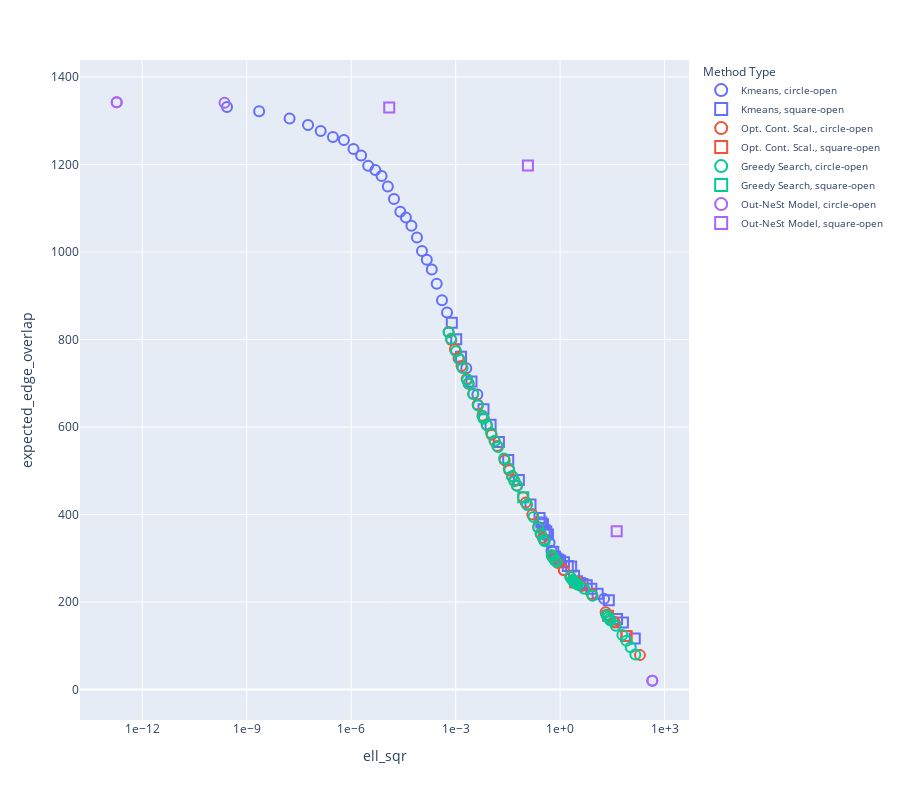

The notebook cell saved with this chart:
### Code cell
fig.update_xaxes(type='log', tickformat=".0e")
fig.show()

### Figure 1 — Plotly figure (JSON) as saved in the notebook; plotly's stock layout.template omitted (floating-point values rounded to 4 significant figures)
{"data": [{"customdata": [["Kmeans1d (k=1) on Katz centrality"], ["Kmeans1d (k=6) on Katz centrality"], ["Kmeans1d (k=22) on Katz centrality"], ["Kmeans1d (k=23) on Katz centrality"], ["Kmeans1d (k=95) on Katz centrality"], ["Kmeans1d (k=115) on Katz centrality"], ["Kmeans1d (k=155) on Katz centrality"], ["Kmeans1d (k=165) on Katz centrality"], ["Kmeans1d (k=175) on Katz centrality"], ["Kmeans1d (k=185) on Katz centrality"], ["Kmeans1d (k=195) on Katz centrality"], ["Kmeans1d (k=205) on Katz centrality"], ["Kmeans1d (k=215) on Katz centrality"], ["Kmeans1d (k=225) on Katz centrality"], ["Kmeans1d (k=235) on Katz centrality"], ["Kmeans1d (k=245) on Katz centrality"], ["Kmeans1d (k=255) on Katz centrality"], ["Kmeans1d (k=265) on Katz centrality"], ["Kmeans1d (k=275) on Katz centrality"], ["Kmeans1d (k=285) on Katz centrality"], ["Kmeans1d (k=295) on Katz centrality"], ["Kmeans1d (k=305) on Katz centrality"], ["Kmeans1d (k=315) on Katz centrality"], ["Kmeans1d (k=325) on Katz centrality"], ["Kmeans1d (k=335) on Katz centrality"], ["Kmeans1d (k=345) on Katz centrality"], ["Kmeans1d (k=355) on Katz centrality"], ["Kmeans1d (k=365) on Katz centrality"], ["Kmeans1d (k=375) on Katz centrality"], ["Kmeans1d (k=385) on Katz centrality"], ["Kmeans1d (k=395) on Katz centrality"], ["Kmeans1d (k=405) on Katz centrality"], ["Kmeans1d (k=415) on Katz centrality"], ["Kmeans1d (k=425) on Katz centrality"], ["Kmeans1d (k=435) on Katz centrality"], ["Kmeans1d (k=445) on Katz centrality"], ["Kmeans1d (k=455) on Katz centrality"], ["Kmeans1d (k=465) on Katz centrality"], ["Kmeans1d (k=475) on Katz centrality"], ["Kmeans1d (k=485) on Katz centrality"], ["Kmeans1d (k=495) on Katz centrality"], ["Kmeans1d (k=505) on Katz centrality"], ["Kmeans1d (k=515) on Katz centrality"], ["Kmeans1d (k=525) on Katz centrality"], ["Kmeans1d (k=535) on Katz centrality"], ["Kmeans1d (k=545) on Katz centrality"], ["Kmeans1d (k=555) on Katz centrality"], ["Kmeans1d (k=565) on Katz centrality"], ["Kmeans1d (k=575) on Katz centrality"], ["Kmeans1d (k=585) on Katz centrality"], ["Kmeans1d (k=595) on Katz centrality"], ["Kmeans1d (k=605) on Katz centrality"], ["Kmeans1d (k=615) on Katz centrality"], ["Kmeans1d (k=625) on Katz centrality"], ["Kmeans1d (k=635) on Katz centrality"], ["Kmeans1d (k=645) on Katz centrality"], ["Kmeans1d (k=655) on Katz centrality"], ["Kmeans1d (k=665) on Katz centrality"], ["Kmeans1d (k=675) on Katz centrality"], ["Kmeans1d (k=685) on Katz centrality"], ["Kmeans1d (k=695) on Katz centrality"], ["Kmeans1d (k=705) on Katz centrality"], ["Kmeans1d (k=715) on Katz centrality"], ["Kmeans1d (k=725) on Katz centrality"], ["Kmeans1d (k=735) on Katz centrality"], ["Kmeans1d (k=745) on Katz centrality"], ["Kmeans1d (k=755) on Katz centrality"], ["Kmeans1d (k=765) on Katz centrality"], ["Kmeans1d (k=775) on Katz centrality"], ["Kmeans1d (k=785) on Katz centrality"], ["Kmeans1d (k=795) on Katz centrality"]], "hovertemplate": "method_type_name=Kmeans<br>shape=circle-open<br>ell_sqr=%{x}<br>expected_edge_overlap=%{y}<br>method_type=%{customdata[0]}<extra></extra>", "legendgroup": "Kmeans, circle-open", "marker": {"color": "#636efa", "line": {"width": 2}, "size": 10, "symbol": "circle-open"}, "mode": "markers", "name": "Kmeans, circle-open", "orientation": "v", "showlegend": true, "type": "scatter", "x": [442.6, 18.24, 0.5627, 0.4954, 0.004193, 0.002017, 0.0005644, 0.0004043, 0.0002857, 0.0002062, 0.0001482, 0.0001076, 7.74e-05, 5.368e-05, 3.725e-05, 2.566e-05, 1.694e-05, 1.127e-05, 7.467e-06, 4.936e-06, 3.071e-06, 1.927e-06, 1.164e-06, 6.183e-07, 2.988e-07, 1.329e-07, 5.756e-08, 1.703e-08, 2.271e-09, 2.717e-10, -7.248e-13, -9.521e-13, -9.521e-13, -9.521e-13, -9.521e-13, -9.521e-13, -9.521e-13, -9.521e-13, -9.521e-13, -9.521e-13, -9.521e-13, -9.521e-13, -9.521e-13, -9.521e-13, -9.521e-13, -9.521e-13, -9.521e-13, -9.521e-13, -9.521e-13, -9.521e-13, -9.521e-13, -9.521e-13, -9.521e-13, -9.521e-13, -9.521e-13, -9.521e-13, -9.521e-13, -9.521e-13, -9.521e-13, -9.521e-13, -9.521e-13, -9.521e-13, -9.521e-13, -9.521e-13, -9.521e-13, -9.521e-13, -9.521e-13, -9.521e-13, -9.521e-13, -9.521e-13, -9.521e-13], "xaxis": "x", "y": [19.83, 207.4, 317.1, 335.7, 674.4, 734.2, 861.7, 889.8, 927.3, 960.2, 982.2, 1002.0, 1033.0, 1060.0, 1079.0, 1092.0, 1121.0, 1150.0, 1174.0, 1187.0, 1197.0, 1221.0, 1236.0, 1256.0, 1263.0, 1277.0, 1290.0, 1305.0, 1322.0, 1331.0, 1346.0, 1349.0, 1349.0, 1349.0, 1349.0, 1349.0, 1349.0, 1349.0, 1349.0, 1349.0, 1349.0, 1349.0, 1349.0, 1349.0, 1349.0, 1349.0, 1349.0, 1349.0, 1349.0, 1349.0, 1349.0, 1349.0, 1349.0, 1349.0, 1349.0, 1349.0, 1349.0, 1349.0, 1349.0, 1349.0, 1349.0, 1349.0, 1349.0, 1349.0, 1349.0, 1349.0, 1349.0, 1349.0, 1349.0, 1349.0, 1349.0], "yaxis": "y"}, {"customdata": [["Kmeans1d (k=2) on Katz centrality"], ["Kmeans1d (k=3) on Katz centrality"], ["Kmeans1d (k=4) on Katz centrality"], ["Kmeans1d (k=5) on Katz centrality"], ["Kmeans1d (k=7) on Katz centrality"], ["Kmeans1d (k=8) on Katz centrality"], ["Kmeans1d (k=9) on Katz centrality"], ["Kmeans1d (k=10) on Katz centrality"], ["Kmeans1d (k=11) on Katz centrality"], ["Kmeans1d (k=12) on Katz centrality"], ["Kmeans1d (k=13) on Katz centrality"], ["Kmeans1d (k=14) on Katz centrality"], ["Kmeans1d (k=15) on Katz centrality"], ["Kmeans1d (k=16) on Katz centrality"], ["Kmeans1d (k=17) on Katz centrality"], ["Kmeans1d (k=18) on Katz centrality"], ["Kmeans1d (k=19) on Katz centrality"], ["Kmeans1d (k=20) on Katz centrality"], ["Kmeans1d (k=21) on Katz centrality"], ["Kmeans1d (k=24) on Katz centrality"], ["Kmeans1d (k=25) on Katz centrality"], ["Kmeans1d (k=26) on Katz centrality"], ["Kmeans1d (k=27) on Katz centrality"], ["Kmeans1d (k=28) on Katz centrality"], ["Kmeans1d (k=29) on Katz centrality"], ["Kmeans1d (k=35) on Katz centrality"], ["Kmeans1d (k=45) on Katz centrality"], ["Kmeans1d (k=55) on Katz centrality"], ["Kmeans1d (k=65) on Katz centrality"], ["Kmeans1d (k=75) on Katz centrality"], ["Kmeans1d (k=85) on Katz centrality"], ["Kmeans1d (k=105) on Katz centrality"], ["Kmeans1d (k=125) on Katz centrality"], ["Kmeans1d (k=135) on Katz centrality"], ["Kmeans1d (k=145) on Katz centrality"]], "hovertemplate": "method_type_name=Kmeans<br>shape=square-open<br>ell_sqr=%{x}<br>expected_edge_overlap=%{y}<br>method_type=%{customdata[0]}<extra></extra>", "legendgroup": "Kmeans, square-open", "marker": {"color": "#636efa", "line": {"width": 2}, "size": 10, "symbol": "square-open"}, "mode": "markers", "name": "Kmeans, square-open", "orientation": "v", "showlegend": true, "type": "scatter", "x": [138.7, 63.33, 43.05, 24.94, 11.92, 7.831, 5.811, 4.397, 3.648, 3.059, 2.5, 2.066, 1.661, 1.286, 0.998, 0.881, 0.7805, 0.7068, 0.634, 0.4462, 0.4012, 0.3583, 0.3209, 0.2875, 0.2558, 0.1407, 0.06517, 0.03226, 0.01743, 0.01006, 0.006293, 0.002848, 0.001426, 0.001038, 0.0007746], "xaxis": "x", "y": [116.3, 152.8, 160.8, 203.9, 218.8, 230.4, 238.3, 240.9, 243.5, 247.5, 259.8, 281.3, 282.4, 290.8, 294.0, 296.5, 299.3, 304.1, 314.7, 354.2, 360.8, 363.9, 377.4, 381.9, 391.7, 422.5, 478.8, 524.8, 565.6, 605.3, 640.3, 703.9, 760.5, 800.8, 838.3], "yaxis": "y"}, {"customdata": [["Opt. Cont. Scal. (w=2.718281828459045)"], ["Opt. Cont. Scal. (w=1.2263982635139905)"], ["Opt. Cont. Scal. (w=0.9406120582638513)"], ["Opt. Cont. Scal. (w=0.5533100670443569)"], ["Opt. Cont. Scal. (w=0.42437284567694994)"], ["Opt. Cont. Scal. (w=0.32548171969825196)"], ["Opt. Cont. Scal. (w=0.24963508136045084)"], ["Opt. Cont. Scal. (w=0.19146289967870536)"], ["Opt. Cont. Scal. (w=0.08638168612061391)"], ["Opt. Cont. Scal. (w=0.06625225915226167)"], ["Opt. Cont. Scal. (w=0.05081356986537189)"], ["Opt. Cont. Scal. (w=0.03897254094428699)"], ["Opt. Cont. Scal. (w=0.029890813648367348)"], ["Opt. Cont. Scal. (w=0.022925391029511424)"], ["Opt. Cont. Scal. (w=0.017583112993804707)"], ["Opt. Cont. Scal. (w=0.013485739988247985)"], ["Opt. Cont. Scal. (w=0.010343173196618241)"], ["Opt. Cont. Scal. (w=0.007932915202908387)"], ["Opt. Cont. Scal. (w=0.006084316913218732)"], ["Opt. Cont. Scal. (w=0.004666495399687063)"], ["Opt. Cont. Scal. (w=0.003579067235631623)"], ["Opt. Cont. Scal. (w=0.002745041231162644)"], ["Opt. Cont. Scal. (w=0.002105367366604703)"], ["Opt. Cont. Scal. (w=0.0016147559818205847)"], ["Opt. Cont. Scal. (w=0.001238471215135408)"], ["Opt. Cont. Scal. (w=0.0009498716635746116)"], ["Opt. Cont. Scal. (w=0.000728524140275115)"], ["Opt. Cont. Scal. (w=0.0005587569808812448)"], ["Opt. Cont. Scal. (w=0.00042855047132085846)"], ["Opt. Cont. Scal. (w=0.00032868583794635955)"], ["Opt. Cont. Scal. (w=0.0002520925475441013)"], ["Opt. Cont. Scal. (w=0.0001933477052870353)"], ["Opt. Cont. Scal. (w=0.00014829210741829798)"], ["Opt. Cont. Scal. (w=0.00011373576474524922)"], ["Opt. Cont. Scal. (w=8.723204766183331e-05)"], ["Opt. Cont. Scal. (w=6.690446190185052e-05)"], ["Opt. Cont. Scal. (w=5.131379054322766e-05)"], ["Opt. Cont. Scal. (w=3.935619576130858e-05)"], ["Opt. Cont. Scal. (w=3.0185065815740383e-05)"], ["Opt. Cont. Scal. (w=2.3151073945930683e-05)"], ["Opt. Cont. Scal. (w=1.7756205274545433e-05)"], ["Opt. Cont. Scal. (w=1.3618496769875036e-05)"], ["Opt. Cont. Scal. (w=1.0444993815033755e-05)"], ["Opt. Cont. Scal. (w=8.011008677361875e-06)"], ["Opt. Cont. Scal. (w=6.14421235332821e-06)"]], "hovertemplate": "method_type_name=Opt. Cont. Scal.<br>shape=circle-open<br>ell_sqr=%{x}<br>expected_edge_overlap=%{y}<br>method_type=%{customdata[0]}<extra></extra>", "legendgroup": "Opt. Cont. Scal., circle-open", "marker": {"color": "#EF553B", "line": {"width": 2}, "size": 10, "symbol": "circle-open"}, "mode": "markers", "name": "Opt. Cont. Scal., circle-open", "orientation": "v", "showlegend": true, "type": "scatter", "x": [195.7, 37.3, 34.53, 22.53, 22.53, 20.18, 8.084, 4.054, 2.512, 2.509, 1.999, 1.282, 1.271, 0.8618, 0.7112, 0.6368, 0.5839, 0.582, 0.3535, 0.3173, 0.2752, 0.2315, 0.1588, 0.103, 0.08565, 0.05708, 0.0478, 0.04175, 0.03467, 0.02554, 0.01565, 0.01313, 0.0108, 0.007744, 0.006393, 0.005858, 0.004275, 0.003187, 0.002351, 0.002071, 0.001475, 0.001208, 0.0009533, 0.0007515, 0.0006267], "xaxis": "x", "y": [78.43, 152.7, 155.2, 170.2, 170.2, 176.4, 218.3, 236.5, 247.1, 247.2, 256.6, 272.6, 272.9, 289.0, 296.1, 301.2, 305.5, 305.7, 340.3, 346.8, 356.1, 371.4, 399.7, 427.4, 439.1, 466.3, 477.5, 487.6, 501.1, 524.2, 556.7, 568.1, 582.0, 605.2, 619.2, 626.0, 651.3, 675.9, 699.0, 710.0, 739.3, 757.0, 777.5, 798.9, 817.1], "yaxis": "y"}, {"customdata": [["Opt. Cont. Scal. (w=2.0848436773564623)"], ["Opt. Cont. Scal. (w=1.5990149047485729)"], ["Opt. Cont. Scal. (w=0.721422290354756)"], ["Opt. Cont. Scal. (w=0.14684651593678472)"], ["Opt. Cont. Scal. (w=0.11262703781755547)"]], "hovertemplate": "method_type_name=Opt. Cont. Scal.<br>shape=square-open<br>ell_sqr=%{x}<br>expected_edge_overlap=%{y}<br>method_type=%{customdata[0]}<extra></extra>", "legendgroup": "Opt. Cont. Scal., square-open", "marker": {"color": "#EF553B", "line": {"width": 2}, "size": 10, "symbol": "square-open"}, "mode": "markers", "name": "Opt. Cont. Scal., square-open", "orientation": "v", "showlegend": true, "type": "scatter", "x": [80.09, 79.84, 23.65, 2.734, 2.726], "xaxis": "x", "y": [122.2, 122.3, 168.3, 244.8, 244.9], "yaxis": "y"}, {"customdata": [["Greedy Search (w=2.718281828459045)"], ["Greedy Search (w=2.0848436773564623)"], ["Greedy Search (w=1.5990149047485729)"], ["Greedy Search (w=1.2263982635139905)"], ["Greedy Search (w=0.9406120582638513)"], ["Greedy Search (w=0.721422290354756)"], ["Greedy Search (w=0.5533100670443569)"], ["Greedy Search (w=0.42437284567694994)"], ["Greedy Search (w=0.32548171969825196)"], ["Greedy Search (w=0.24963508136045084)"], ["Greedy Search (w=0.19146289967870536)"], ["Greedy Search (w=0.14684651593678472)"], ["Greedy Search (w=0.11262703781755547)"], ["Greedy Search (w=0.08638168612061391)"], ["Greedy Search (w=0.06625225915226167)"], ["Greedy Search (w=0.05081356986537189)"], ["Greedy Search (w=0.03897254094428699)"], ["Greedy Search (w=0.029890813648367348)"], ["Greedy Search (w=0.022925391029511424)"], ["Greedy Search (w=0.017583112993804707)"], ["Greedy Search (w=0.013485739988247985)"], ["Greedy Search (w=0.010343173196618241)"], ["Greedy Search (w=0.007932915202908387)"], ["Greedy Search (w=0.006084316913218732)"], ["Greedy Search (w=0.004666495399687063)"], ["Greedy Search (w=0.003579067235631623)"], ["Greedy Search (w=0.002745041231162644)"], ["Greedy Search (w=0.002105367366604703)"], ["Greedy Search (w=0.0016147559818205847)"], ["Greedy Search (w=0.0009498716635746116)"], ["Greedy Search (w=0.000728524140275115)"], ["Greedy Search (w=0.0005587569808812448)"], ["Greedy Search (w=0.00042855047132085846)"], ["Greedy Search (w=0.00032868583794635955)"], ["Greedy Search (w=0.0002520925475441013)"], ["Greedy Search (w=0.0001933477052870353)"], ["Greedy Search (w=0.00014829210741829798)"], ["Greedy Search (w=0.00011373576474524922)"], ["Greedy Search (w=8.723204766183331e-05)"], ["Greedy Search (w=6.690446190185052e-05)"], ["Greedy Search (w=5.131379054322766e-05)"], ["Greedy Search (w=3.935619576130858e-05)"], ["Greedy Search (w=3.0185065815740383e-05)"], ["Greedy Search (w=2.3151073945930683e-05)"], ["Greedy Search (w=1.7756205274545433e-05)"], ["Greedy Search (w=1.3618496769875036e-05)"], ["Greedy Search (w=1.0444993815033755e-05)"], ["Greedy Search (w=8.011008677361875e-06)"], ["Greedy Search (w=6.14421235332821e-06)"]], "hovertemplate": "method_type_name=Greedy Search<br>shape=circle-open<br>ell_sqr=%{x}<br>expected_edge_overlap=%{y}<br>method_type=%{customdata[0]}<extra></extra>", "legendgroup": "Greedy Search, circle-open", "marker": {"color": "#00cc96", "line": {"width": 2}, "size": 10, "symbol": "circle-open"}, "mode": "markers", "name": "Greedy Search, circle-open", "orientation": "v", "showlegend": true, "type": "scatter", "x": [144.2, 106.2, 79.82, 61.17, 39.58, 27.99, 25.78, 23.61, 21.13, 8.531, 4.924, 3.237, 2.857, 2.671, 2.547, 2.439, 2.238, 1.951, 0.7897, 0.7313, 0.7255, 0.6191, 0.5714, 0.3621, 0.3412, 0.2763, 0.2365, 0.1721, 0.1123, 0.05827, 0.04941, 0.04179, 0.03357, 0.02456, 0.01643, 0.01321, 0.01038, 0.00797, 0.006422, 0.006033, 0.004385, 0.003191, 0.002348, 0.002141, 0.001583, 0.001301, 0.001029, 0.0007323, 0.0006277], "xaxis": "x", "y": [79.98, 96.2, 111.0, 124.7, 145.3, 157.5, 161.0, 165.3, 170.3, 214.0, 230.0, 239.5, 242.3, 244.3, 245.9, 247.6, 250.1, 257.5, 292.0, 294.3, 294.8, 302.0, 307.2, 338.6, 342.1, 355.4, 369.6, 394.1, 422.3, 465.3, 475.9, 487.6, 505.0, 527.7, 554.3, 567.9, 586.1, 604.0, 619.1, 623.9, 649.3, 675.7, 699.7, 708.0, 734.6, 754.1, 773.3, 801.5, 816.8], "yaxis": "y"}, {"customdata": [["Greedy Search (w=0.001238471215135408)"]], "hovertemplate": "method_type_name=Greedy Search<br>shape=square-open<br>ell_sqr=%{x}<br>expected_edge_overlap=%{y}<br>method_type=%{customdata[0]}<extra></extra>", "legendgroup": "Greedy Search, square-open", "marker": {"color": "#00cc96", "line": {"width": 2}, "size": 10, "symbol": "square-open"}, "mode": "markers", "name": "Greedy Search, square-open", "orientation": "v", "showlegend": true, "type": "scatter", "x": [0.08755], "xaxis": "x", "y": [439.2], "yaxis": "y"}, {"customdata": [["Out-NeSt Model (d=0)"], ["Out-NeSt Model (d=4)"], ["Out-NeSt Model (d=5)"], ["Out-NeSt Model (d=6)"]], "hovertemplate": "method_type_name=Out-NeSt Model<br>shape=circle-open<br>ell_sqr=%{x}<br>expected_edge_overlap=%{y}<br>method_type=%{customdata[0]}<extra></extra>", "legendgroup": "Out-NeSt Model, circle-open", "marker": {"color": "#ab63fa", "line": {"width": 2}, "size": 10, "symbol": "circle-open"}, "mode": "markers", "name": "Out-NeSt Model, circle-open", "orientation": "v", "showlegend": true, "type": "scatter", "x": [442.6, 2.303e-10, 1.847e-13, 1.847e-13], "xaxis": "x", "y": [19.83, 1341.0, 1343.0, 1343.0], "yaxis": "y"}, {"customdata": [["Out-NeSt Model (d=1)"], ["Out-NeSt Model (d=2)"], ["Out-NeSt Model (d=3)"]], "hovertemplate": "method_type_name=Out-NeSt Model<br>shape=square-open<br>ell_sqr=%{x}<br>expected_edge_overlap=%{y}<br>method_type=%{customdata[0]}<extra></extra>", "legendgroup": "Out-NeSt Model, square-open", "marker": {"color": "#ab63fa", "line": {"width": 2}, "size": 10, "symbol": "square-open"}, "mode": "markers", "name": "Out-NeSt Model, square-open", "orientation": "v", "showlegend": true, "type": "scatter", "x": [42.11, 0.1188, 1.236e-05], "xaxis": "x", "y": [361.8, 1198.0, 1330.0], "yaxis": "y"}], "layout": {"height": 800, "legend": {"font": {"size": 10}, "itemsizing": "constant", "title": {"text": "Method Type"}, "tracegroupgap": 0, "traceorder": "normal"}, "margin": {"t": 60}, "xaxis": {"anchor": "y", "domain": [0, 1], "tickformat": ".0e", "title": {"text": "ell_sqr"}, "type": "log"}, "yaxis": {"anchor": "x", "domain": [0, 1], "title": {"text": "expected_edge_overlap"}}}}
